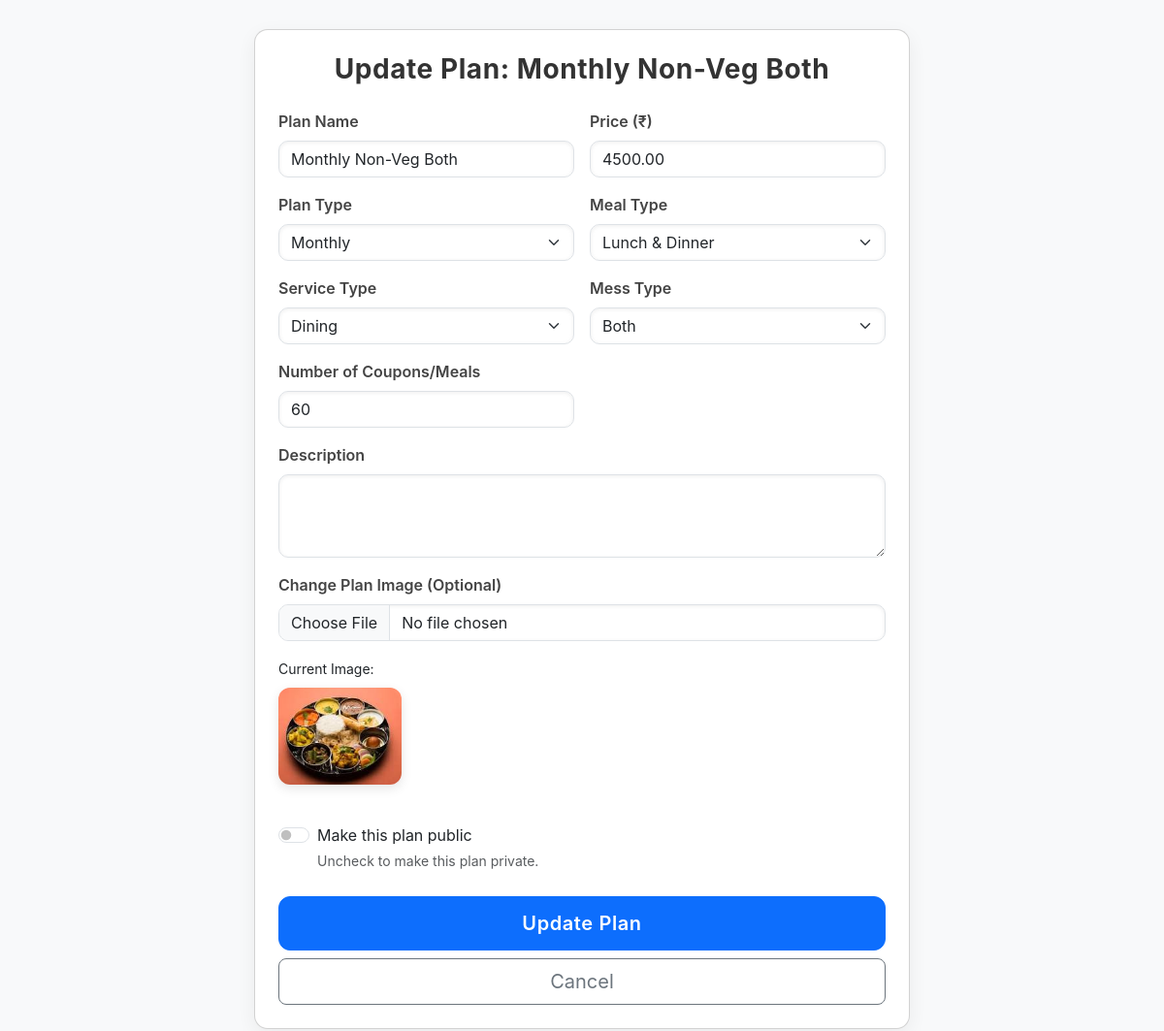
The page /provider/provider/plans/update/6/ (signed in) on the database its author committed.
### provider/models.py (models this page shows, shortened)
class MessPlan(models.Model):
    class PlanType(models.TextChoices):
        MONTHLY = "MONTHLY", "Monthly"
        YEARLY = "YEARLY", "Yearly"
        ONE_TIME = "ONE_TIME", "One-Time"
    class MealType(models.TextChoices):
        LUNCH = "LUNCH", "Lunch"
        DINNER = "DINNER", "Dinner"
        BOTH = "BOTH", "Lunch & Dinner"
    class ServiceType(models.TextChoices):
        DINING = "DINING", "Dining"
        TIFFIN = "TIFFIN", "Tiffin"
        BOTH = "BOTH", "Both"
    class MessType(models.TextChoices):
        VEG = "VEG", "Veg"
        NON_VEG = "NON-VEG", "Non-Veg"
        BOTH = "BOTH", "Both"
    provider = models.ForeignKey(
        settings.AUTH_USER_MODEL,
        on_delete=models.CASCADE,
        limit_choices_to={'role': 'PROVIDER'},
        related_name="mess_plans"
    )
    plan_name = models.CharField(max_length=100)
    plan_type = models.CharField(max_length=20, choices=PlanType.choices)
    meal_type = models.CharField(max_length=20, choices=MealType.choices)
    service_type = models.CharField(max_length=20, choices=ServiceType.choices)
    mess_type = models.CharField(max_length=20, choices=MessType.choices)
    coupons = models.PositiveIntegerField(help_text="Number of meals included")
    price = models.DecimalField(max_digits=8, decimal_places=2)
    description = models.TextField(blank=True)
    plan_image = models.ImageField(upload_to=plan_image_path, null=True, blank=True, default="providers/default_plan.jpg")
    created_at = models.DateTimeField(auto_now_add=True)
    updated_at = models.DateTimeField(auto_now=True)
    is_public = models.BooleanField(default=True, help_text="Check this to make the plan visible to customers.",null=True,blank=True)

### provider/views.py (the view, shortened to what this page needs)
# urls.py: path('provider/plans/update/<int:pk>/', views.update_plan, name='update_plan'),
@login_required
def update_plan(request, pk):
    plan = get_object_or_404(MessPlan, pk=pk, provider=request.user)
    has_active_subscriptions = ActiveSubscription.objects.filter(mess_plan=plan, is_active=True).exists()
    plan_types = MessPlan.PlanType.choices
    meal_types = MessPlan.MealType.choices
    service_types = MessPlan.ServiceType.choices
    mess_types = MessPlan.MessType.choices
    context = {
        "plan": plan,
        "plan_types": plan_types,
        "meal_types": meal_types,
        "service_types": service_types,
        "mess_types": mess_types,
        "has_active_subscriptions": has_active_subscriptions, # This is now accurate
    }
    return render(request, "provider/update_plan.html", context)

### provider/templates/provider/update_plan.html (shortened to what this page needs)
<!DOCTYPE html>
<html lang="en">
<head>
    <link href="https://cdn.jsdelivr.net/npm/bootstrap@5.3.0/dist/css/bootstrap.min.css" rel="stylesheet" />
    <link rel="stylesheet" href="https://cdn.jsdelivr.net/npm/bootstrap-icons@1.10.5/font/bootstrap-icons.css" />
</head>
<body>
    <div class="container">
        <div class="card p-4">
            <h3 class="card-title text-center mb-4">Update Plan: {{ plan.plan_name }}</h3>
            <form method="post" enctype="multipart/form-data" novalidate>
                <div class="row g-3">
                    <div class="col-md-6">
                        <label for="plan_name" class="form-label">Plan Name</label>
                        <input
                            type="text"
                            id="plan_name"
                            name="plan_name"
                            class="form-control"
                            value="{{ plan.plan_name }}"
                            required
                        />
                    </div>
                    <div class="col-md-6">
                        <label for="price" class="form-label">Price (₹)</label>
                        <input
                            type="number"
                            id="price"
                            name="price"
                            class="form-control"
                            step="5"
                            min="0"
                            value="{{ plan.price }}"
                            required
                        />
                    </div>
                    <div class="col-md-6">
                        <label for="plan_type" class="form-label">Plan Type</label>
                        <select id="plan_type" name="plan_type" class="form-select" required>
                            {% for value, label in plan_types %}
                                <option value="{{ value }}" {% if plan.plan_type == value %}selected{% endif %}>{{ label }}</option>
                            {% endfor %}
                        </select>
                    </div>
                    <div class="col-md-6">
                        <label for="meal_type" class="form-label">Meal Type</label>
                        <select id="meal_type" name="meal_type" class="form-select" required>
                            {% for value, label in meal_types %}
                                <option value="{{ value }}" {% if plan.meal_type == value %}selected{% endif %}>{{ label }}</option>
                            {% endfor %}
                        </select>
                    </div>
                    <div class="col-md-6">
                        <label for="service_type" class="form-label">Service Type</label>
                        <select id="service_type" name="service_type" class="form-select" required>
                            {% for value, label in service_types %}
                                <option value="{{ value }}" {% if plan.service_type == value %}selected{% endif %}>{{ label }}</option>
                            {% endfor %}
                        </select>
                    </div>
                    <div class="col-md-6">
                        <label for="mess_type" class="form-label">Mess Type</label>
                        <select id="mess_type" name="mess_type" class="form-select" required>
                            {% for value, label in mess_types %}
                                <option value="{{ value }}" {% if plan.mess_type == value %}selected{% endif %}>{{ label }}</option>
                            {% endfor %}
                        </select>
                    </div>
                    <div class="col-md-6">
                        <label for="coupons" class="form-label">Number of Coupons/Meals</label>
                        <input
                            type="number"
                            id="coupons"
                            name="coupons"
                            class="form-control"
                            min="1"
                            value="{{ plan.coupons }}"
                            required
                        />
                    </div>
                    <div class="col-12">
                        <label for="description" class="form-label">Description</label>
                        <textarea
                            id="description"
                            name="description"
                            class="form-control"
                            rows="3"
                            required
                        >{{ plan.description }}</textarea>
                    </div>
                    <div class="col-12">
                        <label for="plan_image" class="form-label">Change Plan Image (Optional)</label>
                        <input
                            type="file"
                            id="plan_image"
                            name="plan_image"
                            class="form-control"
                            accept="image/*"
                        />
                        {% if plan.plan_image %}
                        <p class="mt-3">
                            <small>Current Image:</small><br />
                            <img
                                src="{{ plan.plan_image.url }}"
                                alt="Current Food Image"
                                class="current-image"
                                loading="lazy"
                            />
                        </p>
                        {% endif %}
                    </div>
                    <div class="col-12">
                        <div class="form-check form-switch mt-2">
                            <input class="form-check-input" type="checkbox" role="switch" id="is_public" name="is_public" {% if plan.is_public %}checked{% endif %}>
                            <label class="form-check-label" for="is_public">Make this plan public</label>
                            <small class="form-text text-muted d-block">Uncheck to make this plan private.</small>
                        </div>
                    </div>
                    <div class="col-12 d-grid gap-2 mt-4">
                        <button type="submit" class="btn btn-primary btn-lg">Update Plan</button>
                        <a href="{% url 'provider_plans' %}" class="btn btn-outline-secondary btn-lg">Cancel</a>
                    </div>
                </div>
            </form>
        </div>
    </div>
</body>
</html>

### provider/templates/provider/update_plan.html (style rules this page uses)
body { background-color: #f8f9fa; font-family: 'Inter', sans-serif; padding-top: 30px; padding-bottom: 30px; }
.container { max-width: 700px; }
.card { border-radius: 14px; box-shadow: 0 6px 20px rgba(0, 0, 0, 0.06); transition: box-shadow 0.3s ease, transform 0.3s ease; }
.card-title { font-weight: 700; letter-spacing: 0.02em; color: #333; }
label.form-label { font-weight: 600; color: #444; }
input.form-control, select.form-select, textarea.form-control { border-radius: 10px; box-shadow: inset 0 1px 4px rgba(0, 0, 0, 0.07); transition: border-color 0.3s ease, box-shadow 0.3s ease; }
.btn-primary { border-radius: 12px; font-weight: 600; padding: 12px 20px; letter-spacing: 0.03em; transition: background-color 0.3s ease, box-shadow 0.3s ease; }
img.current-image { max-height: 100px; border-radius: 12px; margin-top: 0.5rem; box-shadow: 0 4px 12px rgba(0,0,0,0.1); object-fit: cover; }

### rows shown on the page
MessPlan: plan_name "Monthly Non-Veg Both", price "4500.00", plan_type "Monthly", meal_type "Lunch & Dinner", mess_type "Both", coupons "60", plan_image (placeholder picture)

### other values the page prints
form field service_type "Dining"
